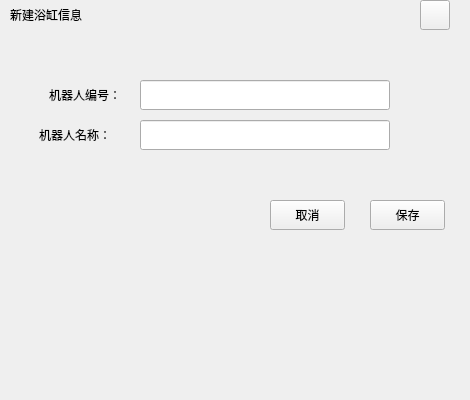
<?xml version="1.0" encoding="UTF-8"?>
<ui version="4.0">
 <class>RobotEdit</class>
 <widget class="QWidget" name="RobotEdit">
  <property name="geometry">
   <rect>
    <x>0</x>
    <y>0</y>
    <width>470</width>
    <height>400</height>
   </rect>
  </property>
  <property name="windowTitle">
   <string>Form</string>
  </property>
  <widget class="QPushButton" name="CloseBtn">
   <property name="geometry">
    <rect>
     <x>420</x>
     <y>0</y>
     <width>30</width>
     <height>30</height>
    </rect>
   </property>
   <property name="text">
    <string/>
   </property>
  </widget>
  <widget class="QLineEdit" name="RobotName">
   <property name="geometry">
    <rect>
     <x>140</x>
     <y>120</y>
     <width>250</width>
     <height>30</height>
    </rect>
   </property>
  </widget>
  <widget class="QLabel" name="UserLab_3">
   <property name="geometry">
    <rect>
     <x>49</x>
     <y>80</y>
     <width>91</width>
     <height>30</height>
    </rect>
   </property>
   <property name="text">
    <string>机器人编号：</string>
   </property>
  </widget>
  <widget class="QLineEdit" name="RobotID">
   <property name="geometry">
    <rect>
     <x>140</x>
     <y>80</y>
     <width>250</width>
     <height>30</height>
    </rect>
   </property>
  </widget>
  <widget class="QLabel" name="label">
   <property name="geometry">
    <rect>
     <x>10</x>
     <y>0</y>
     <width>151</width>
     <height>30</height>
    </rect>
   </property>
   <property name="text">
    <string>新建浴缸信息</string>
   </property>
  </widget>
  <widget class="QLabel" name="InerLab">
   <property name="geometry">
    <rect>
     <x>50</x>
     <y>80</y>
     <width>401</width>
     <height>231</height>
    </rect>
   </property>
   <property name="styleSheet">
    <string notr="true"/>
   </property>
   <property name="text">
    <string/>
   </property>
  </widget>
  <widget class="QPushButton" name="CancleBtn">
   <property name="geometry">
    <rect>
     <x>270</x>
     <y>200</y>
     <width>75</width>
     <height>30</height>
    </rect>
   </property>
   <property name="text">
    <string>取消</string>
   </property>
  </widget>
  <widget class="QPushButton" name="SaveBtn">
   <property name="geometry">
    <rect>
     <x>370</x>
     <y>200</y>
     <width>75</width>
     <height>30</height>
    </rect>
   </property>
   <property name="text">
    <string>保存</string>
   </property>
  </widget>
  <widget class="QLabel" name="TitleLab">
   <property name="geometry">
    <rect>
     <x>0</x>
     <y>10</y>
     <width>461</width>
     <height>31</height>
    </rect>
   </property>
   <property name="text">
    <string/>
   </property>
  </widget>
  <widget class="QLabel" name="UserLab_1">
   <property name="geometry">
    <rect>
     <x>39</x>
     <y>120</y>
     <width>101</width>
     <height>30</height>
    </rect>
   </property>
   <property name="text">
    <string>机器人名称：</string>
   </property>
  </widget>
  <zorder>InerLab</zorder>
  <zorder>TitleLab</zorder>
  <zorder>CloseBtn</zorder>
  <zorder>RobotName</zorder>
  <zorder>UserLab_3</zorder>
  <zorder>RobotID</zorder>
  <zorder>label</zorder>
  <zorder>CancleBtn</zorder>
  <zorder>SaveBtn</zorder>
  <zorder>UserLab_1</zorder>
 </widget>
 <resources/>
 <connections/>
</ui>
